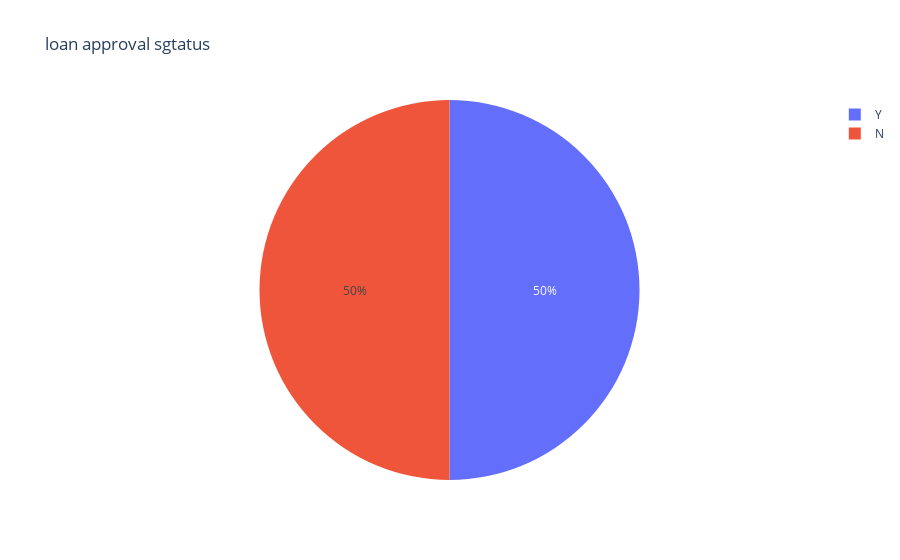

Notebook code cell kept with this figure:
### Code cell
import plotly.express as px
loan_status_count = data['Loan_Status'].value_counts()
fig_loan_status = px.pie(loan_status_count , names=loan_status_count.index , title='loan approval sgtatus')
fig_loan_status.show()

### Figure 1 — Plotly figure (JSON) as saved in the notebook; plotly's stock layout.template omitted (floating-point values rounded to 4 significant figures)
{"data": [{"domain": {"x": [0, 1], "y": [0, 1]}, "hovertemplate": "Loan_Status=%{label}<extra></extra>", "labels": ["Y", "N"], "legendgroup": "", "name": "", "showlegend": true, "type": "pie"}], "layout": {"legend": {"tracegroupgap": 0}, "title": {"text": "loan approval sgtatus"}}}
